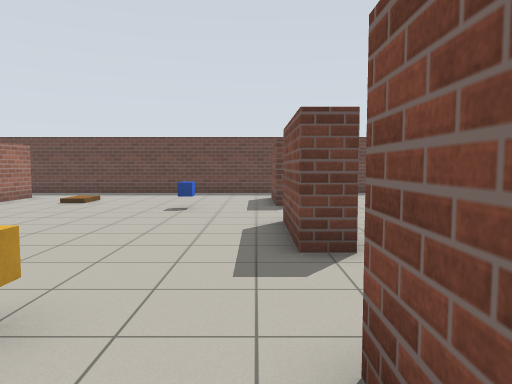
[1] (above)

13 first-person views from a walk through a world built for the Gazebo simulator. The camera is 1.2 m above the floor, tilts 4° down and sees 70° across. The floor is counted in squares, 1 m on a side. Each view is taken from the middle of a square. On the plan, view 1 faces up. The plan holds only what a view shows up to about 14 squares ahead; the rest is blank.

[2]
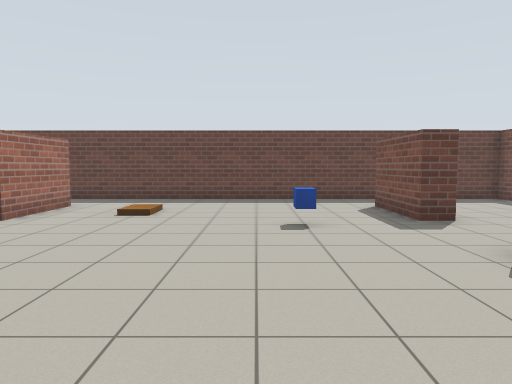

[3]
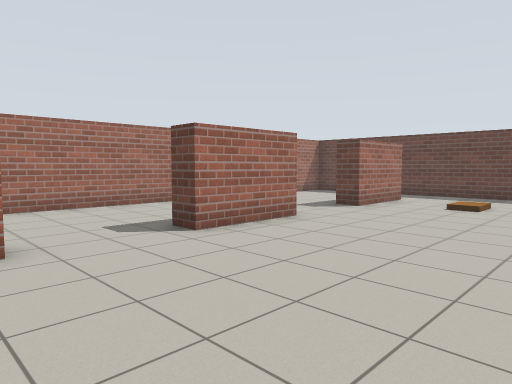

[4]
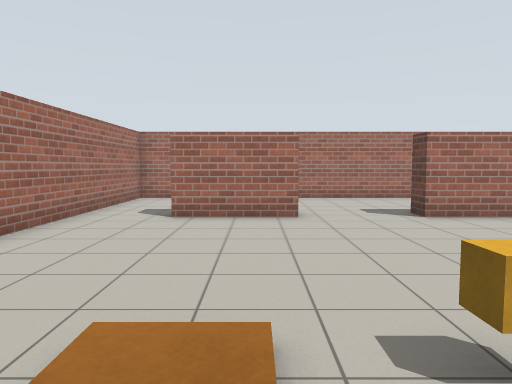

[5]
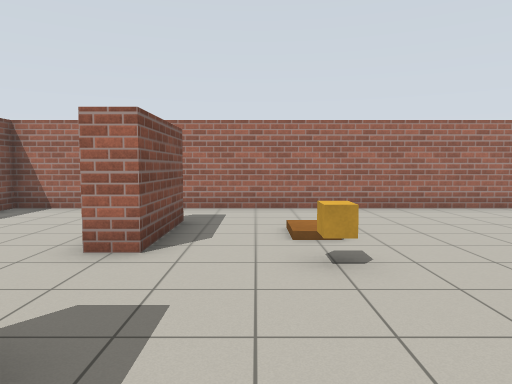

[6]
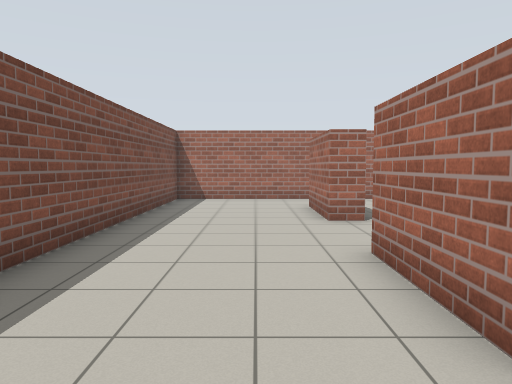

[7]
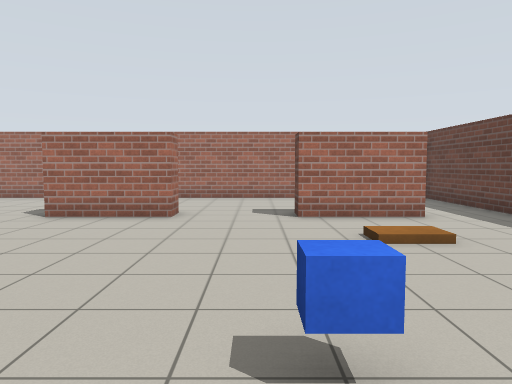

[8]
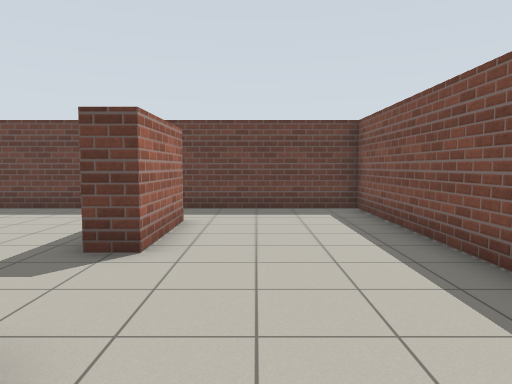

[9]
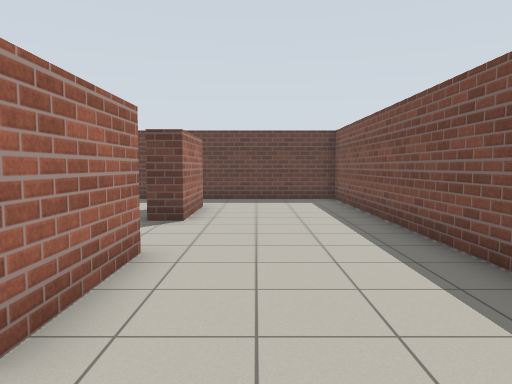

[10]
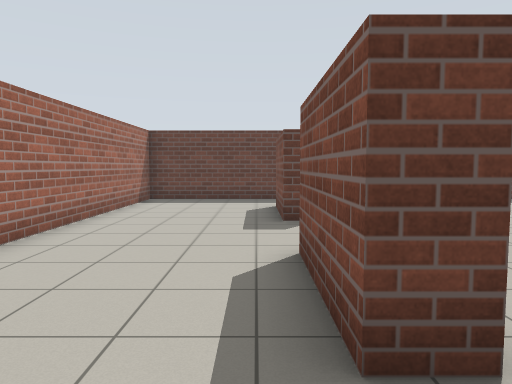

[11]
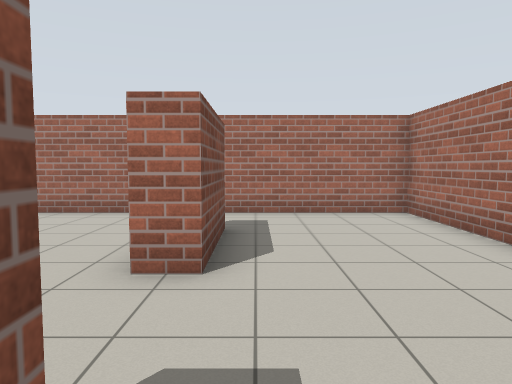

[12]
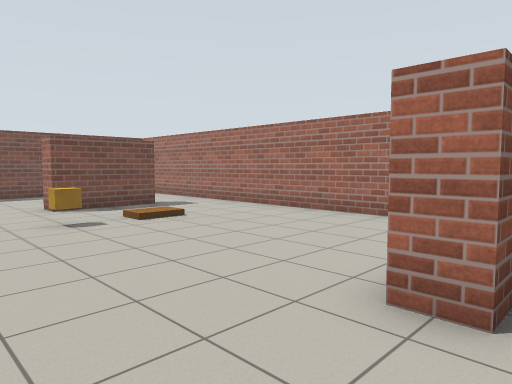

[13]
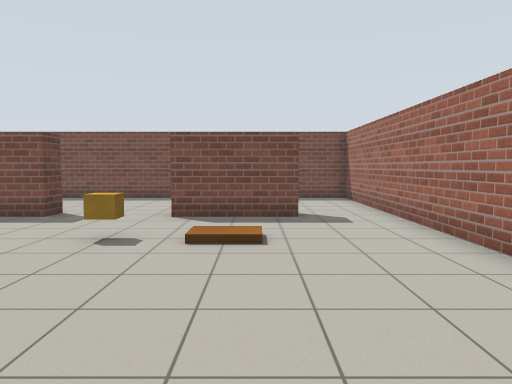

### Floor plan
Points are (right, up) in squares from view 1. A wall is a line through its corners. A room is listed if a view was taken in it or the views show most of it. See-through windows are left out.
Room 1 (views 1, 2, 3, 4, 5, 6, 7, 8, 9, 10, 11, 12, 13)
walls: (-8.6, 8) (-8.6, 5) (-9.4, 5) (-9.4, 8) (-8.6, 8); (1.4, 8) (1.4, 5) (0.6, 5) (0.6, 7.9); (-8.6, 14) (-8.6, 11) (-9.4, 11) (-9.4, 13.9); (1.4, 14) (1.4, 11) (0.6, 11) (0.6, 14); (0.6, -1.1) (0.6, 2) (1.4, 2) (1.4, -1); (-9.4, -1) (-9.4, 2) (-8.6, 2) (-8.6, -1); (-13.9, 16.4) (-13.9, -3.4) (5.9, -3.4) (5.9, 16.4) (-13.9, 16.4)
objects: yellow box (-2, 2); blue box (-2, 10)

Where each view was taken, in squares from view 1:
view 1: 0 up, 0 right, facing up
view 2: 3 up, 3 left, facing up
view 3: 1 up, 3 left, facing up-left
view 4: 1 up, 0 right, facing left
view 5: 7 up, 1 left, facing down
view 6: 10 up, 3 right, facing down
view 7: 10 up, 0 right, facing left
view 8: 6 up, 3 right, facing up
view 9: 3 up, 3 right, facing up
view 10: 3 up, 10 left, facing up
view 11: 6 up, 10 left, facing down
view 12: 5 up, 10 left, facing down-right
view 13: 0 up, 8 left, facing right
